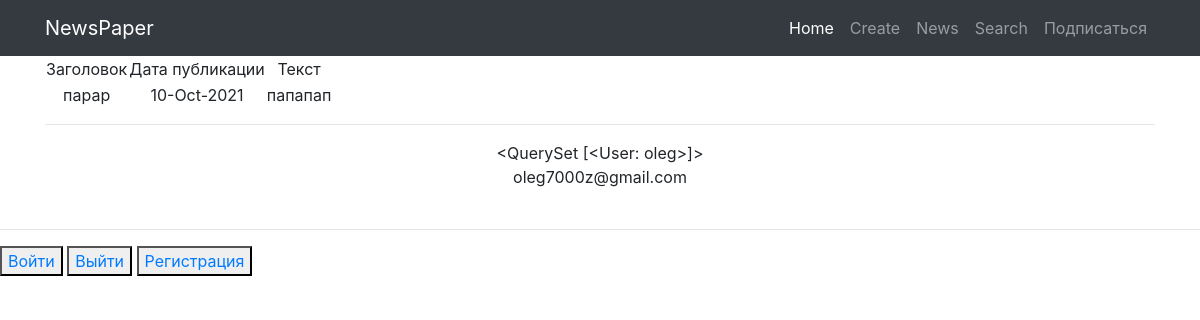
The page /news/67 on the database its author committed.
### myapp/models.py (models this page shows, shortened)
class Post(models.Model):
    author = models.ForeignKey(Author, on_delete= models.CASCADE)
    NEWS = 'NW'
    ARTICLE = 'AR'
    CATEGORY_CHOICE = (
        (NEWS, 'Новость'),
        (ARTICLE, 'Статья'),
    )
    categoryType = models.CharField(max_length=2,choices= CATEGORY_CHOICE, default= ARTICLE)
    dateCreation = models.DateTimeField(auto_now_add= True)
    postCategory = models.ManyToManyField(Category, through='PostCategory')
    title = models.CharField(max_length=128)
    text = models.TextField()
    rating = models.SmallIntegerField(default=0)

### myapp/views.py (the view)
# urls.py: path('<int:pk>', PostDetail.as_view(), name='post_detail'),
class PostDetail(DetailView):
    template_name = 'post_detail.html'
    queryset = Post.objects.all()
    def get_context_data(self, **kwargs):
        context = super().get_context_data(**kwargs)
        de = kwargs['object'].postCategory
        context['pop'] = de.all().last().subscribers.all()
        return context

### myapp/templatetags/custom_filters.py (called while the page is built)
@register.filter(name='censor')
def censor(value):
    cens_words = [
        'сторис',
        'подушка',
        'вещей',
        'Джо',
    ]
    for word in cens_words:
        if word in value:
            value = value.replace(word, '_#&#!!*&$_')
    return value

### templates/post_detail.html (shortened to what this page needs)
{% extends 'flatpages/default.html' %}
{% load custom_filters %}
{% block content %}
<table>
        <tr>
            <td>Заголовок</td>
            <td>Дата публикации</td>
            <td>Текст</td>
        </tr>
        <tr>
                <td>{{ post.title}}</td>
                <td>{{ post.dateCreation|date:'d-M-Y'}}</td>
                <td>{{ post.text|censor }}</td>
        </tr>
</table>
<hr>
{{ pop }}<br>
{% for i in pop %}
    {{ i.email }}
{% endfor %}
{% endblock content %}

### rows shown on the page
Post: title "парар", dateCreation "10-Oct-2021", text|censor "папапап"

### other values the page prints
{{ pop }} "<QuerySet [<User: oleg>]>"
{{ i.email }} "oleg7000z@gmail.com"
